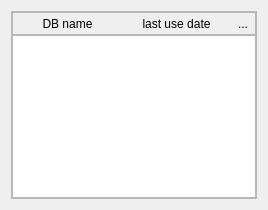
<?xml version="1.0" encoding="UTF-8"?>
<ui version="4.0">
 <class>openDB</class>
 <widget class="QWidget" name="openDB">
  <property name="geometry">
   <rect>
    <x>0</x>
    <y>0</y>
    <width>268</width>
    <height>210</height>
   </rect>
  </property>
  <property name="windowTitle">
   <string>Form</string>
  </property>
  <layout class="QVBoxLayout" name="verticalLayout_2">
   <item>
    <widget class="QFrame" name="dlg_frame">
     <property name="frameShape">
      <enum>QFrame::StyledPanel</enum>
     </property>
     <property name="frameShadow">
      <enum>QFrame::Sunken</enum>
     </property>
     <property name="lineWidth">
      <number>3</number>
     </property>
     <layout class="QVBoxLayout" name="verticalLayout">
      <property name="spacing">
       <number>0</number>
      </property>
      <property name="leftMargin">
       <number>0</number>
      </property>
      <property name="topMargin">
       <number>0</number>
      </property>
      <property name="rightMargin">
       <number>0</number>
      </property>
      <property name="bottomMargin">
       <number>0</number>
      </property>
      <item>
       <widget class="QFrame" name="ttl_frame">
        <property name="frameShape">
         <enum>QFrame::StyledPanel</enum>
        </property>
        <property name="frameShadow">
         <enum>QFrame::Raised</enum>
        </property>
        <layout class="QHBoxLayout" name="horizontalLayout_2">
         <property name="spacing">
          <number>0</number>
         </property>
         <property name="leftMargin">
          <number>0</number>
         </property>
         <property name="topMargin">
          <number>0</number>
         </property>
         <property name="rightMargin">
          <number>0</number>
         </property>
         <property name="bottomMargin">
          <number>0</number>
         </property>
         <item>
          <widget class="QLabel" name="nameDb">
           <property name="text">
            <string>DB name</string>
           </property>
           <property name="alignment">
            <set>Qt::AlignCenter</set>
           </property>
          </widget>
         </item>
         <item>
          <widget class="QLabel" name="use_date">
           <property name="text">
            <string>last use date</string>
           </property>
           <property name="textFormat">
            <enum>Qt::AutoText</enum>
           </property>
           <property name="alignment">
            <set>Qt::AlignCenter</set>
           </property>
          </widget>
         </item>
         <item>
          <widget class="QToolButton" name="btn_add">
           <property name="toolTip">
            <string>Add DB to list</string>
           </property>
           <property name="text">
            <string>...</string>
           </property>
           <property name="popupMode">
            <enum>QToolButton::InstantPopup</enum>
           </property>
           <property name="autoRaise">
            <bool>true</bool>
           </property>
          </widget>
         </item>
        </layout>
       </widget>
      </item>
      <item>
       <widget class="QTableWidget" name="listDB">
        <property name="horizontalScrollBarPolicy">
         <enum>Qt::ScrollBarAlwaysOff</enum>
        </property>
        <property name="sizeAdjustPolicy">
         <enum>QAbstractScrollArea::AdjustToContentsOnFirstShow</enum>
        </property>
        <property name="editTriggers">
         <set>QAbstractItemView::NoEditTriggers</set>
        </property>
        <property name="defaultDropAction">
         <enum>Qt::IgnoreAction</enum>
        </property>
        <property name="selectionMode">
         <enum>QAbstractItemView::SingleSelection</enum>
        </property>
        <property name="selectionBehavior">
         <enum>QAbstractItemView::SelectRows</enum>
        </property>
        <property name="showGrid">
         <bool>false</bool>
        </property>
        <property name="gridStyle">
         <enum>Qt::NoPen</enum>
        </property>
        <property name="wordWrap">
         <bool>false</bool>
        </property>
        <property name="cornerButtonEnabled">
         <bool>false</bool>
        </property>
        <property name="columnCount">
         <number>2</number>
        </property>
        <attribute name="horizontalHeaderVisible">
         <bool>false</bool>
        </attribute>
        <attribute name="verticalHeaderVisible">
         <bool>false</bool>
        </attribute>
        <column/>
        <column/>
       </widget>
      </item>
     </layout>
    </widget>
   </item>
  </layout>
 </widget>
 <resources/>
 <connections/>
</ui>
